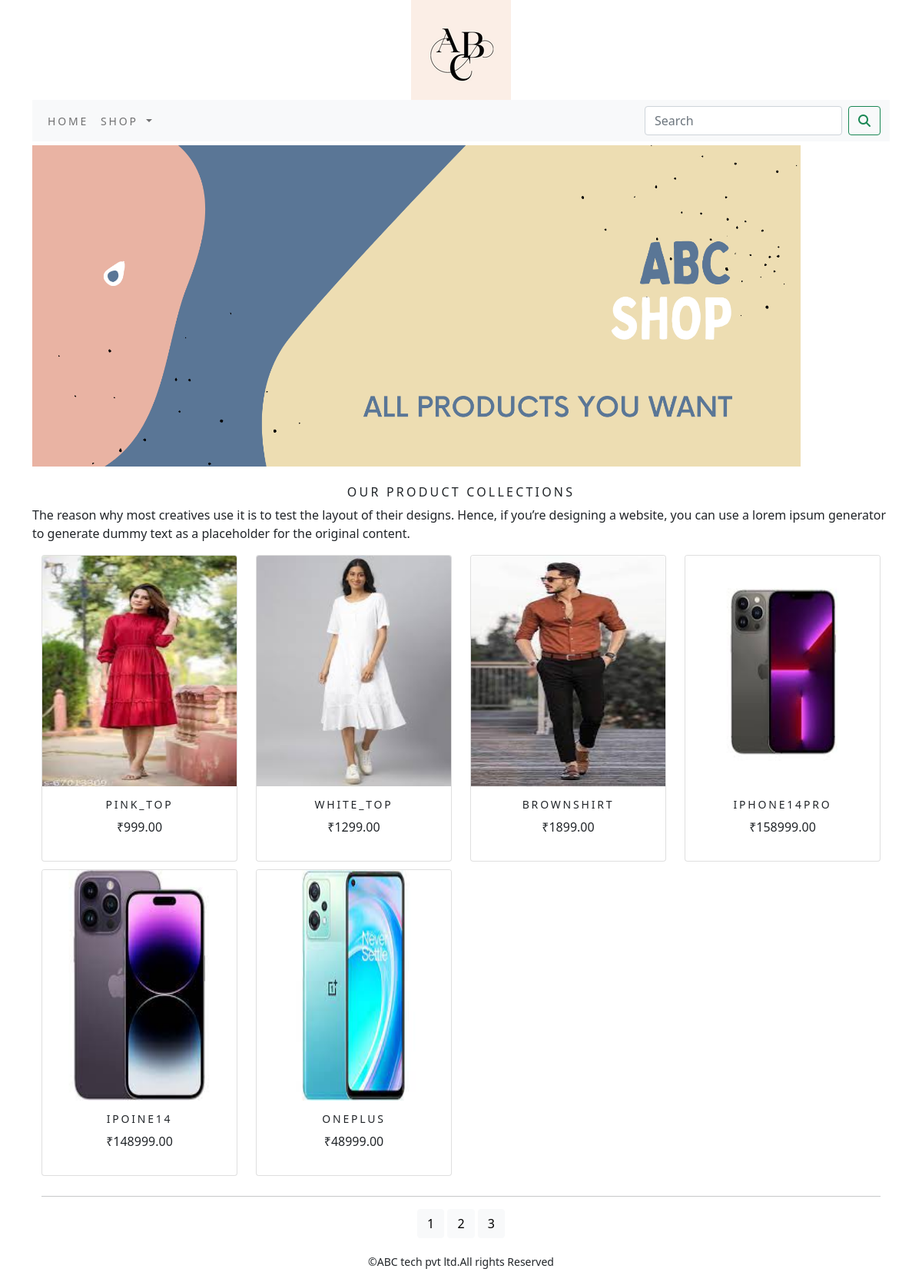
Screenshot of /?page=2 with the database file from the repository.
### shop/models.py (models this page shows, shortened)
class Product(models.Model):
    name = models.CharField(max_length=250, unique=True)
    slug = models.SlugField(max_length=250, unique=True)
    description = models.TextField(blank=True)
    price=models.DecimalField(max_digits=10,decimal_places=2)
    category=models.ForeignKey(Category,on_delete=models.CASCADE)
    image=models.ImageField(upload_to='product',blank=True)
    stock=models.IntegerField()
    available=models.BooleanField(default=True)
    created=models.DateTimeField(auto_now_add=True)
    updated = models.DateTimeField(auto_now=True)
    def get_url(self):
        return reverse('shop:prodCatdetail',args=[self.category.slug,self.slug])
    class Meta:
        ordering = ('name',)
        verbose_name = 'product'
        verbose_name_plural = 'products'

### shop/views.py (the view)
# urls.py: path('',views.allProdCat,name='allProdCat'),
def allProdCat(request, c_slug=None):
    c_page = None
    products = None
    if c_slug != None:
        c_page = get_object_or_404(Category, slug=c_slug)
        products_list = Product.objects.all().filter(category=c_page, available=True)
    else:
        products_list = Product.objects.all().filter(available=True)
    paginator = Paginator(products_list, 6)
    try:
        page = int(request.GET.get('page', '1'))
    except:
        page = 1
    try:
        products = paginator.page(page)
    except (EmtyPage, InvalidPage):
        products = paginator.page(paginator.num_pages)
    return render(request, "category.html", {'category': c_page, 'products': products})

### cart/context_processors.py (called while the page is built)
def counter(request):
    item_count=0
    if 'admin' in request.path:
        return {}
    else:
        try:
            cart=Cart.objects.filter(cart_id=_cart_id(request))
            cart_items=CartItem.objects.all().filter(cart=cart[:1])
            for cart_item in cart_items:
                item_count += cart_item.quantity
        except Cart.DoesNotExist:
            item_count =0
    return dict(item_count=item_count)

### cart/views.py (called while the page is built)
def _cart_id(request):
    cart = request.session.session_key
    if not cart:
        cart = request.session.create()
    return cart

### shop/context_processors.py (called while the page is built)
def menu_links(request):
    links =Category.objects.all()
    return dict(links=links)

### shop/models.py (called while the page is built)
    def get_url(self):
        return reverse('shop:products_by_category',args=[self.slug])

### templates/category.html (shortened to what this page needs)
{% extends 'base.html' %}
{% load static %}
{% block content %}
<div class="mx-auto">
    {% if category %}
         <img class="my_image" src="{{category.image.url}}" alt="{{category.name}}">
</div>
    <br>
<div>
         <h1 class="text-center my_tittle">{{category.name}}</h1>
         <p class="text-justify">{{category.description}}</p>
</div>
    {% else %}
<div>
    <img class="my_image my_image_padding" src="{% static 'img/banner.png' %}" alt="Our Products" width=1000px;">
</div>
<br>
<div>
    <h2 class="text-center my_tittle"> Our Product Collections</h2>
    <p class="text-justify">The reason why most creatives use it is to test the layout of their designs. Hence, if you’re designing a website, you can use a lorem ipsum generator to generate dummy text as a placeholder for the original content.</p>
</div>
    {% endif %}
<div  class="container">
    <div class="row mx_auto">
        {% for product in products %}
        <div class="my_bottom_margin col_14 col-sm-14 col-md-3  col-lg-14">
            <div class="card text-center">
                <a href="{{product.get_url}}"><img class="card-img-top my_image" src="{{product.image.url}}" alt="{{product.name}}" style="height:300px;"></a>
            <div class="card-body">
                <h4>{{product.name}}</h4>
                <p>₹{{product.price}}</p>
            </div>
            </div>
        </div>
        {% endfor %}
    </div>
    <div class="mx-auto">
           {% if products.paginator.num_pages > 1 %}
           <hr>
           <div class="text-center">
                {% for pg in products.paginator.page_range %}
                          <a href="?page={{pg}}" class="btn btn-light btm-sm {% if products.number == pg %} active {% endif %}">{{pg}}</a>
                {% endfor %}
                </div>
           {% endif %}
         </div>
     </div>
{% endblock %}

### static/css/custom.css (style rules this page uses)
body { font-family: 'Roboto', sans-serif; }
.my_tittle { font-size :16px; text-transform :uppercase; letter-spacing: .2em; }
.my_image_padding { padding-top :5px; }
.my_bottom_margin { margin-bottom:10px; }
.card-body h4 { font-size:14px; text-transform :uppercase; letter-spacing: .2em; }

### rows the page displays
Product: image (picture), name "PINK_TOP", price "999.00"
Product: image (picture), name "WHITE_TOP", price "1299.00"
Product: image (picture), name "BROWNSHIRT", price "1899.00"
Product: image (picture), name "IPHONE14PRO", price "158999.00"
Product: image (picture), name "IPOINE14", price "148999.00"
Product: image (picture), name "ONEPLUS", price "48999.00"

### other values shown
{{ pg }} "1" "2" "3"
